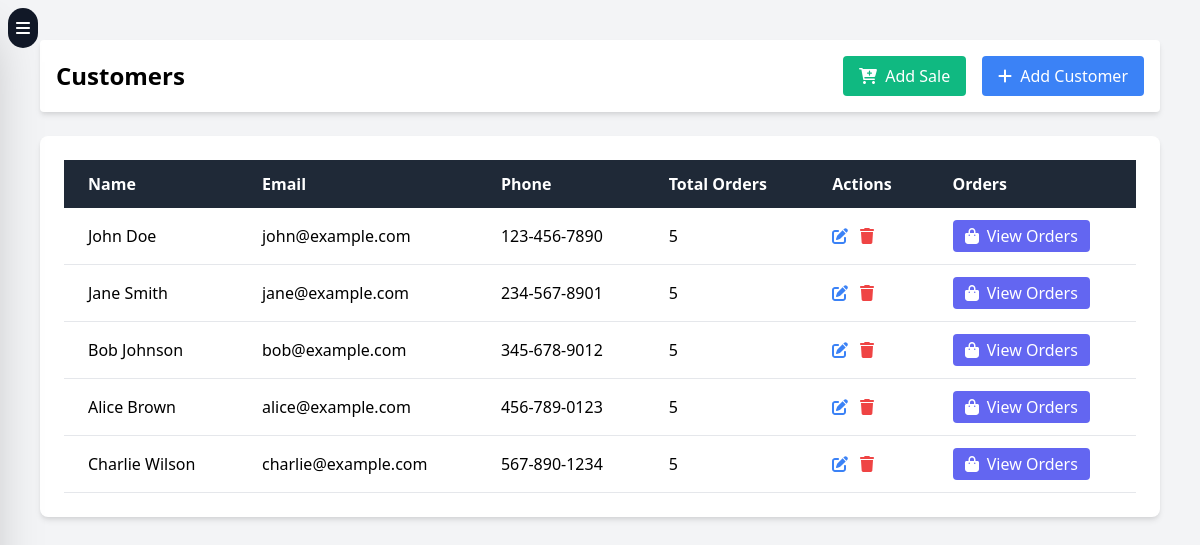
The page /customers.php on the database its author committed.
### tables this page shows
CREATE TABLE customers (
    id INT PRIMARY KEY AUTO_INCREMENT,
    name VARCHAR(255) NOT NULL,
    email VARCHAR(255) NOT NULL,
    phone VARCHAR(20),
    address TEXT,
    created_at TIMESTAMP DEFAULT CURRENT_TIMESTAMP,
    UNIQUE INDEX idx_email (email),
    INDEX idx_name (name)
);

### customers.php (the view, shortened to what this page needs)
<?php require_once 'config/database.php'; ?>
<!DOCTYPE html>
<html lang="en">
<head>
    <link href="https://cdn.jsdelivr.net/npm/tailwindcss@2.2.19/dist/tailwind.min.css" rel="stylesheet">
    <link href="https://cdnjs.cloudflare.com/ajax/libs/font-awesome/6.0.0-beta3/css/all.min.css" rel="stylesheet">
</head>
<body class="bg-gray-100">
    <div class="w-full h-screen overflow-auto p-10 transition-all duration-700" id="main-content">
        <button id="hamburgerButton" class="fixed top-2 left-2 bg-gray-900 text-white p-2 rounded-full z-50">
            <i class="fas fa-bars"></i>
        </button>
        <div class="flex justify-between items-center bg-white p-4 rounded shadow-md relative mb-6">
            <h1 class="text-2xl font-bold">Customers</h1>
            <div class="flex space-x-4">
                <button onclick="window.location.href='add_sale.php'"
                        class="bg-green-500 text-white px-4 py-2 rounded hover:bg-green-600">
                    <i class="fas fa-cart-plus mr-2"></i>Add Sale
                </button>
                <button onclick="window.location.href='add_customer.php'"
                        class="bg-blue-500 text-white px-4 py-2 rounded hover:bg-blue-600">
                    <i class="fas fa-plus mr-2"></i>Add Customer
                </button>
            </div>
        </div>
        <div class="bg-white rounded-lg shadow-md p-6">
            <div class="overflow-x-auto">
                <table class="min-w-full bg-white">
                    <thead class="bg-gray-800 text-white">
                        <tr>
                            <th class="py-3 px-6 text-left">Name</th>
                            <th class="py-3 px-6 text-left">Email</th>
                            <th class="py-3 px-6 text-left">Phone</th>
                            <th class="py-3 px-6 text-left">Total Orders</th>
                            <th class="py-3 px-6 text-left">Actions</th>
                            <th class="py-3 px-6 text-left">Orders</th>
                        </tr>
                    </thead>
                    <tbody id="customersTableBody">
                        <?php
                        $stmt = $conn->query("
                            SELECT c.*, COUNT(s.id) as total_orders
                            FROM customers c
                            LEFT JOIN sales s ON c.id = s.customer_id
                            GROUP BY c.id
                            ORDER BY c.created_at DESC
                        ");
                        while ($row = $stmt->fetch(PDO::FETCH_ASSOC)) {
                            echo "<tr class='border-b hover:bg-gray-100'>";
                            echo "<td class='py-3 px-6'>{$row['name']}</td>";
                            echo "<td class='py-3 px-6'>{$row['email']}</td>";
                            echo "<td class='py-3 px-6'>{$row['phone']}</td>";
                            echo "<td class='py-3 px-6'>{$row['total_orders']}</td>";
                            echo "<td class='py-3 px-6'>
                                    <button onclick=\"editCustomer({$row['id']})\" class='text-blue-500 hover:text-blue-700 mr-2'>
                                        <i class='fas fa-edit'></i>
                                    </button>
                                    <button onclick=\"deleteCustomer({$row['id']})\" class='text-red-500 hover:text-red-700'>
                                        <i class='fas fa-trash'></i>
                                    </button>
                                  </td>";
                            echo "<td class='py-3 px-6'>
                                    <button onclick=\"viewOrders({$row['id']})\"
                                            class='bg-indigo-500 text-white px-3 py-1 rounded hover:bg-indigo-600'>
                                        <i class='fas fa-shopping-bag mr-1'></i> View Orders
                                    </button>
                                  </td>";
                            echo "</tr>";
                        }
                        ?>
                    </tbody>
                </table>
            </div>
        </div>
    </div>
</body>
</html>

### rows shown on the page
customers: name "John Doe", email "john@example.com", phone "123-456-7890", total_orders "5"
customers: name "Jane Smith", email "jane@example.com", phone "234-567-8901", total_orders "5"
customers: name "Bob Johnson", email "bob@example.com", phone "345-678-9012", total_orders "5"
customers: name "Alice Brown", email "alice@example.com", phone "456-789-0123", total_orders "5"
customers: name "Charlie Wilson", email "charlie@example.com", phone "567-890-1234", total_orders "5"
